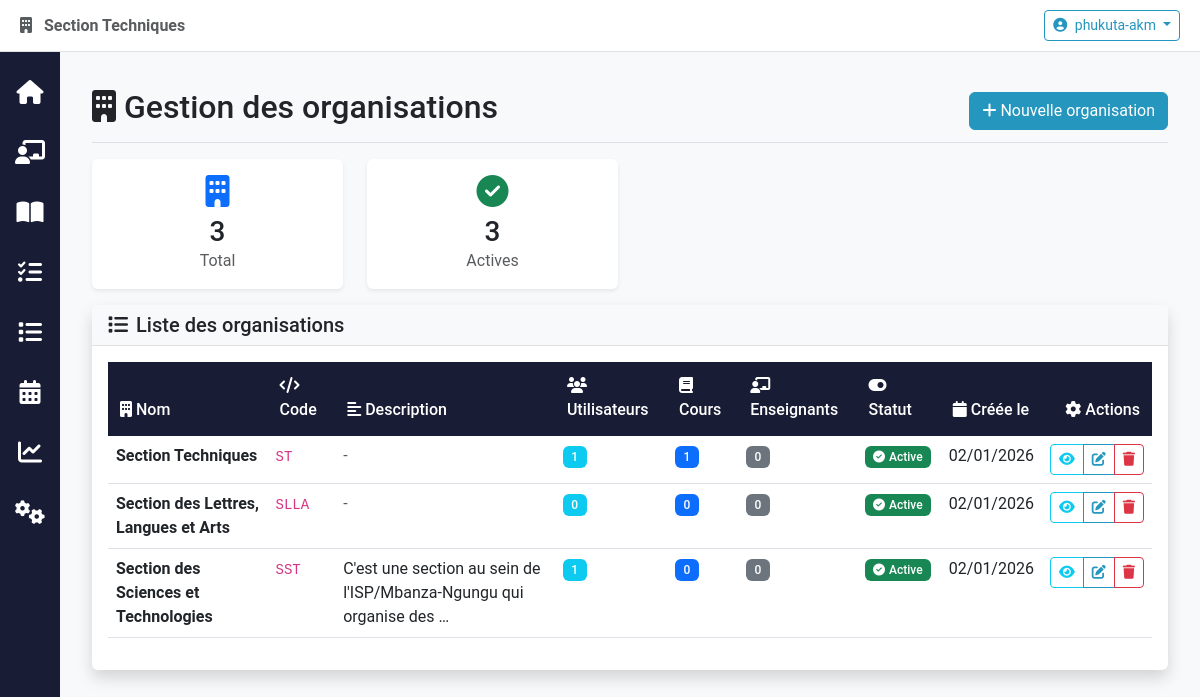
/accounts/organisations/ (signed in), run on the app's committed database.
### reglage/models.py (models this page shows, shortened)
class Section(models.Model):
    CodeSection = models.CharField(max_length=20, primary_key=True)
    DesignationSection = models.CharField(max_length=100)

### accounts/models.py (models this page shows, shortened)
class Organisation(models.Model):
    nom = models.CharField(_('Nom de l\'organisation'), max_length=200, unique=True)
    code = models.CharField(_('Code'), max_length=50, unique=True, help_text="Code unique de l'organisation")
    description = models.TextField(_('Description'), blank=True, null=True)
    est_active = models.BooleanField(_('Active'), default=True)
    date_creation = models.DateTimeField(auto_now_add=True)
    date_modification = models.DateTimeField(auto_now=True)
    class Meta:
        verbose_name = _('Organisation')
        verbose_name_plural = _('Organisations')
        ordering = ['nom']

### accounts/admin_organisation.py (the view)
# urls.py: path('organisations/', admin_organisation.organisation_list, name='organisation_list'),
@login_required
def organisation_list(request):
    if not check_admin_permission(request.user):
        messages.error(request, "Vous n'avez pas les permissions nécessaires.")
        return redirect('home')
    organisations = Organisation.objects.all().order_by('nom')
    context = {
        'organisations': organisations,
    }
    return render(request, 'accounts/organisation_list.html', context)

### accounts/models.py (called while the page is built)
    @property
    def is_admin(self):
        return self.roles.filter(name=Role.ADMIN).exists()

    @property
    def is_administrative_role(self):
        return self.roles.filter(name__in=Role.ADMIN_ROLES).exists()

    @property
    def is_section_role(self):
        return self.roles.filter(name__in=Role.SECTION_ROLES).exists()

    @property
    def is_department_role(self):
        return self.roles.filter(name__in=Role.DEPT_ROLES).exists()

    @property
    def is_enseignant(self):
        return False

    @property
    def is_etudiant(self):
        return False

    @property
    def is_personnel_admin(self):
        return False

### accounts/permissions.py (called while the page is built)
def check_admin_permission(user):
    if not user.is_authenticated:
        return False
    if user.is_staff or user.profile.is_admin:
        return True
    if user.profile.roles.filter(name=Role.ADMIN).exists():
        return True
    return False

def check_administrative_role_permission(user):
    if not user.is_authenticated:
        return False
    return user.profile.is_administrative_role or user.profile.roles.filter(name=Role.GESTIONNAIRE).exists()

def check_section_role_permission(user):
    return user.is_authenticated and user.profile.is_section_role

def check_department_role_permission(user):
    return user.is_authenticated and user.profile.is_department_role

def check_enseignant_permission(user):
    return user.is_authenticated and user.profile.is_enseignant

def check_etudiant_permission(user):
    return user.is_authenticated and user.profile.is_etudiant

def has_finance_access(user):
    if not user.is_authenticated:
        return False
    if user.is_staff:
        return True
    if user.profile.roles.filter(name__in=[Role.ADMIN, Role.GESTIONNAIRE]).exists():
        return True
    return False

def has_user_creation_access(user):
    if not user.is_authenticated:
        return False
    if user.is_staff:
        return True
    if user.profile.roles.filter(name__in=Role.ADMIN_ROLES).exists():
        return True
    return False

def has_reglage_access(user):
    if not user.is_authenticated:
        return False
    if user.is_staff or user.profile.is_admin:
        return True
    if user.profile.roles.filter(name__in=[Role.ADMIN, Role.GESTIONNAIRE]).exists():
        return True
    return False

### accounts/templates/accounts/organisation_list.html (shortened to what this page needs)
{% extends 'base.html' %}
{% load static %}
{% block content %}
<div class="container-fluid">
    <div class="d-flex justify-content-between flex-wrap flex-md-nowrap align-items-center pt-3 pb-2 mb-3 border-bottom">
        <h1 class="h2">
            <i class="fas fa-building me-2"></i>Gestion des organisations
        </h1>
        <div class="btn-toolbar mb-2 mb-md-0">
            <a href="{% url 'accounts:organisation_create' %}" class="btn btn-primary">
                <i class="fas fa-plus me-1"></i>Nouvelle organisation
            </a>
        </div>
    </div>
    {% if organisations %}
    <div class="row mb-3">
        <div class="col-md-3">
            <div class="card shadow-sm">
                <div class="card-body text-center">
                    <i class="fas fa-building fa-2x text-primary mb-2"></i>
                    <h3 class="mb-0">{{ organisations.count }}</h3>
                    <p class="text-muted mb-0">Total</p>
                </div>
            </div>
        </div>
        <div class="col-md-3">
            <div class="card shadow-sm">
                <div class="card-body text-center">
                    <i class="fas fa-check-circle fa-2x text-success mb-2"></i>
                    <h3 class="mb-0">{{ organisations|length }}</h3>
                    <p class="text-muted mb-0">Actives</p>
                </div>
            </div>
        </div>
    </div>
    <div class="card shadow">
        <div class="card-header">
            <h5 class="mb-0"><i class="fas fa-list me-2"></i>Liste des organisations</h5>
        </div>
        <div class="card-body">
            <div class="table-responsive">
                <table class="table table-hover">
                    <thead>
                        <tr>
                            <th><i class="fas fa-building me-1"></i>Nom</th>
                            <th><i class="fas fa-code me-1"></i>Code</th>
                            <th><i class="fas fa-align-left me-1"></i>Description</th>
                            <th><i class="fas fa-users me-1"></i>Utilisateurs</th>
                            <th><i class="fas fa-book me-1"></i>Cours</th>
                            <th><i class="fas fa-chalkboard-teacher me-1"></i>Enseignants</th>
                            <th><i class="fas fa-toggle-on me-1"></i>Statut</th>
                            <th><i class="fas fa-calendar me-1"></i>Créée le</th>
                            <th class="text-end"><i class="fas fa-cog me-1"></i>Actions</th>
                        </tr>
                    </thead>
                    <tbody>
                        {% for org in organisations %}
                        <tr>
                            <td><strong>{{ org.nom }}</strong></td>
                            <td><code>{{ org.code }}</code></td>
                            <td>
                                {% if org.description %}
                                    {{ org.description|truncatewords:10 }}
                                {% else %}
                                    <span class="text-muted">-</span>
                                {% endif %}
                            </td>
                            <td>
                                <span class="badge bg-info">{{ org.users.count }}</span>
                            </td>
                            <td>
                                <span class="badge bg-primary">{{ org.courses.count }}</span>
                            </td>
                            <td>
                                <span class="badge bg-secondary">{{ org.teachers.count }}</span>
                            </td>
                            <td>
                                {% if org.est_active %}
                                    <span class="badge bg-success">
                                        <i class="fas fa-check-circle me-1"></i>Active
                                    </span>
                                {% else %}
                                    <span class="badge bg-secondary">
                                        <i class="fas fa-times-circle me-1"></i>Inactive
                                    </span>
                                {% endif %}
                            </td>
                            <td>{{ org.date_creation|date:"d/m/Y" }}</td>
                            <td class="text-end">
                                <div class="btn-group btn-group-sm" role="group">
                                    <a href="{% url 'accounts:organisation_detail' org.pk %}"
                                       class="btn btn-outline-info"
                                       title="Afficher"
                                       data-bs-toggle="tooltip">
                                        <i class="fas fa-eye"></i>
                                    </a>
                                    <a href="{% url 'accounts:organisation_edit' org.pk %}"
                                       class="btn btn-outline-primary"
                                       title="Modifier"
                                       data-bs-toggle="tooltip">
                                        <i class="fas fa-edit"></i>
                                    </a>
                                    <a href="{% url 'accounts:organisation_delete' org.pk %}"
                                       class="btn btn-outline-danger"
                                       title="Supprimer"
                                       data-bs-toggle="tooltip">
                                        <i class="fas fa-trash"></i>
                                    </a>
                                </div>
                            </td>
                        </tr>
                        {% endfor %}
                    </tbody>
                </table>
            </div>
        </div>
    </div>
    {% endif %}
</div>
{% endblock %}

### templates/base.html (shortened to what this page needs)
{% load static %}
<!DOCTYPE html>
<html lang="fr">
<head>
    <link href="https://cdn.jsdelivr.net/npm/bootstrap@5.3.0/dist/css/bootstrap.min.css" rel="stylesheet">
    <link rel="stylesheet" href="https://cdnjs.cloudflare.com/ajax/libs/font-awesome/6.4.0/css/all.min.css">
    <link rel="stylesheet" href="https://cdn.jsdelivr.net/npm/bootstrap-icons@1.10.0/font/bootstrap-icons.css">
    <link rel="stylesheet" href="https://cdn.jsdelivr.net/npm/bootstrap-datepicker@1.9.0/dist/css/bootstrap-datepicker.min.css">
    <link rel="stylesheet" href="{% static 'css/style.css' %}">
    <link rel="stylesheet" href="{% static 'css/custom.css' %}">
</head>
<body>
    <header class="header">
        <div class="header-left">
            {% if user.is_authenticated and user_section_designation %}
                <span class="text-muted">
                    <i class="fas fa-building me-2"></i>
                    <strong>{{ user_section_designation }}</strong>
                </span>
            {% endif %}
        </div>
        <div class="user-menu dropdown">
            {% if user.is_authenticated %}
                <button class="btn btn-sm btn-outline-primary dropdown-toggle" type="button" id="userMenuDropdown" data-bs-toggle="dropdown" aria-expanded="false">
                    <i class="fas fa-user-circle me-1"></i>
                    {{ user.username }}
                </button>
            {% endif %}
        </div>
    </header>
    <div class="main-container">
        <nav class="sidebar">
            <div class="nav flex-column">
                <a class="nav-link" href="{% url 'home' %}" title="Accueil" data-bs-toggle="tooltip" data-bs-placement="right">
                    <div class="sb-nav-link-icon"><i class="fas fa-home"></i></div>
                </a>
                {% if is_admin or is_administrative_role or is_section_role or is_department_role or is_enseignant or is_gestionnaire %}
                <a class="nav-link" href="{% url 'teachers:list' %}" title="Enseignants" data-bs-toggle="tooltip" data-bs-placement="right">
                    <div class="sb-nav-link-icon"><i class="fas fa-chalkboard-teacher"></i></div>
                </a>
                {% endif %}
                <a class="nav-link" href="{% url 'courses:list' %}" title="Cours (UE)" data-bs-toggle="tooltip" data-bs-placement="right">
                    <div class="sb-nav-link-icon"><i class="fas fa-book-open"></i></div>
                </a>
                {% if is_admin or is_gestionnaire or is_administrative_role or is_section_role or is_department_role or is_org_user %}
                <a class="nav-link" href="{% url 'attribution:attribution_list' %}" title="Attributions" data-bs-toggle="tooltip" data-bs-placement="right">
                    <div class="sb-nav-link-icon"><i class="fas fa-tasks"></i></div>
                </a>
                {% endif %}
                {% if is_admin or is_gestionnaire or is_administrative_role or is_section_role or is_department_role or is_org_user %}
                <a class="nav-link" href="{% url 'attribution:liste_charges' %}" title="Liste des charges" data-bs-toggle="tooltip" data-bs-placement="right">
                    <div class="sb-nav-link-icon"><i class="fas fa-list"></i></div>
                </a>
                {% endif %}
                {% if is_admin or is_gestionnaire or is_administrative_role or is_section_role or is_department_role or is_org_user %}
                <a class="nav-link" href="{% url 'attribution:schedule_builder' %}" title="Horaires" data-bs-toggle="tooltip" data-bs-placement="right">
                    <div class="sb-nav-link-icon"><i class="fas fa-calendar-alt"></i></div>
                </a>
                {% endif %}
                {% if is_admin or is_gestionnaire or is_administrative_role or is_section_role or is_department_role or is_org_user %}
                <a class="nav-link" href="{% url 'tracking:dashboard' %}" title="Suivi" data-bs-toggle="tooltip" data-bs-placement="right">
                    <div class="sb-nav-link-icon"><i class="fas fa-chart-line"></i></div>
                </a>
                {% endif %}
                {% if is_admin or is_org_user %}
                <a class="nav-link" href="{% url 'reglage:gestion_entites' %}" title="Réglages" data-bs-toggle="tooltip" data-bs-placement="right">
                    <div class="sb-nav-link-icon"><i class="fas fa-cogs"></i></div>
                </a>
                {% endif %}
            </div>
        </nav>
        <main class="main-content">
            {% block content %}
            {% endblock %}
        </main>
    </div>
</body>
</html>

### static/css/style.css (style rules this page uses)
:root { --primary: #2596be; --primary-dark: #1a7592; --secondary: #6c757d; --success: #28a745; --info: #17a2b8; --warning: #ffc107; --danger: #dc3545; --light: #f8f9fa; --dark: #181c34; --border-radius: 0.375rem; --transition: all 0.3s ease; }
body { background-color: var(--light); font-size: 16px; font-family: 'Roboto', 'Segoe UI', sans-serif; }
.header { box-shadow: 0 2px 5px rgba(0,0,0,0.1); }
.card { border: none; box-shadow: 0 2px 10px rgba(0,0,0,0.05); transition: var(--transition); }
.card-header { background-color: var(--light); border-bottom: 1px solid rgba(0,0,0,0.1); font-weight: 500; }
.table thead th { background-color: var(--dark); color: white; border-bottom: 2px solid var(--dark); font-weight: 500; padding: 0.75rem; }
.btn-primary { background-color: var(--primary); border-color: var(--primary); }
.btn-outline-primary { color: var(--primary); border-color: var(--primary); }
.badge { font-weight: 500; padding: 0.4em 0.7em; }
.table-responsive { width: 100%; overflow-x: auto; -webkit-overflow-scrolling: touch; }

### templates/base.html (style rules this page uses)
body { display: flex; min-height: 100vh; flex-direction: column; }
.main-container { display: flex; flex: 1; }
.sidebar { width: 60px; background-color: #181c34; padding: 10px 5px; color: white; transition: all 0.3s; z-index: 1030; }
.sidebar .nav-link { color: white; padding: 10px 0; margin: 8px 0; border-radius: 5px; transition: all 0.3s; text-align: center; }
.sidebar .sb-nav-link-icon { margin-right: 0; display: flex; justify-content: center; }
.sidebar .sb-nav-link-icon i { font-size: 1.5rem; color: white; }
.main-content { flex: 1; padding: 20px; background-color: #f8f9fa; }
.header { background-color: #ffffff; padding: 10px 20px; border-bottom: 1px solid #dee2e6; display: flex; justify-content: space-between; align-items: center; }

### data on the page
Section: DesignationSection "Section Techniques"
Organisation: nom "Section Techniques", code "ST", users.count "1", courses.count "1", teachers.count "0", est_active True (drawn), date_creation "02/01/2026"
Organisation: nom "Section des Lettres, Langues et Arts", code "SLLA", users.count "0", courses.count "0", teachers.count "0", est_active True (drawn), date_creation "02/01/2026"
Organisation: nom "Section des Sciences et Technologies", code "SST", description "C'est une section au sein de l'ISP/Mbanza-Ngungu qui organise des …", users.count "1", courses.count "0", teachers.count "0", est_active True (drawn), date_creation "02/01/2026"

### other printed values
{{ user.username }} "phukuta-akm"
{{ organisations.count }} "3"
{{ organisations|length }} "3"
